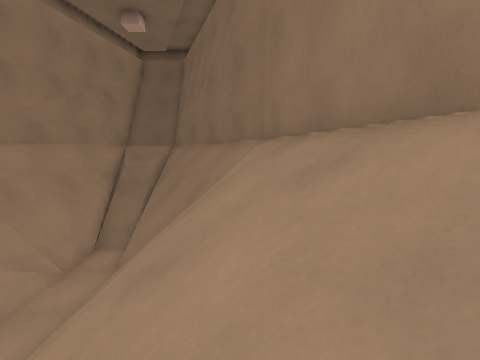
view 1 (above)

12 first-person views from a walk through a Godot game level. The camera is 1.2 m above the floor, tilts 6° down and sees 85° across. The floor is counted in squares, 1 m on a side. Each view is taken from the middle of a square. On the plan, view 1 faces up. The plan holds only what a view shows up to about 12 squares ahead; the rest is blank. The place goes on beyond the plan. Some surface patterns are stand-ins.

view 2
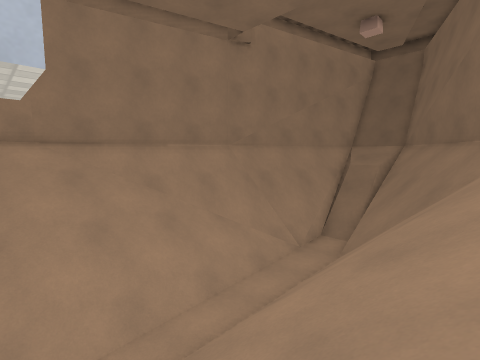

view 3
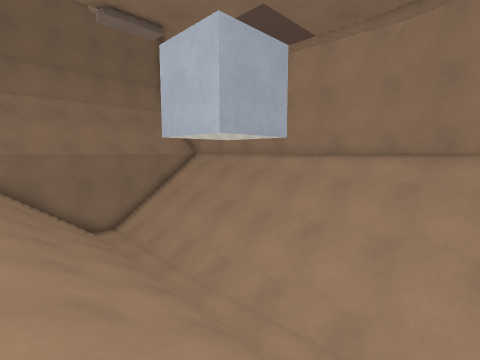

view 4
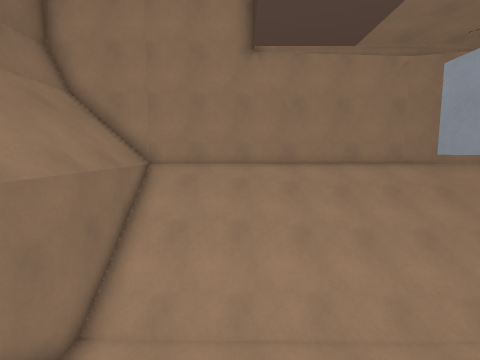

view 5
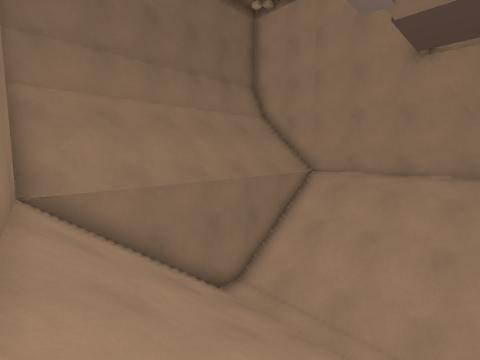

view 6
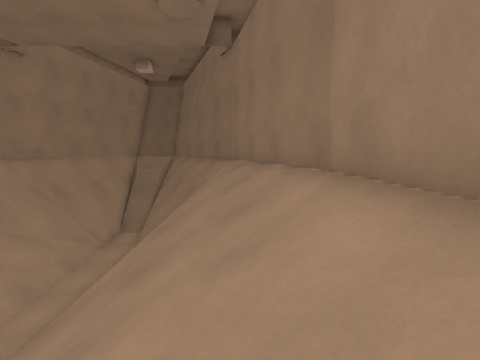

view 7
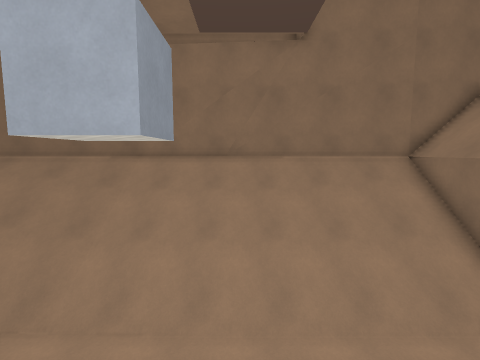

view 8
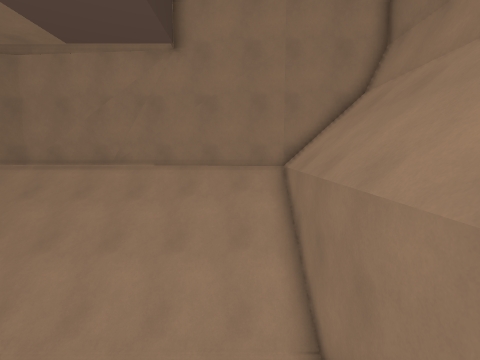

view 9
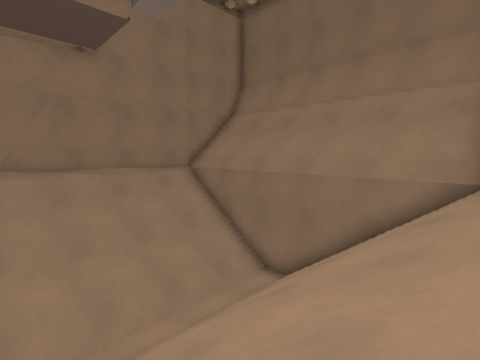

view 10
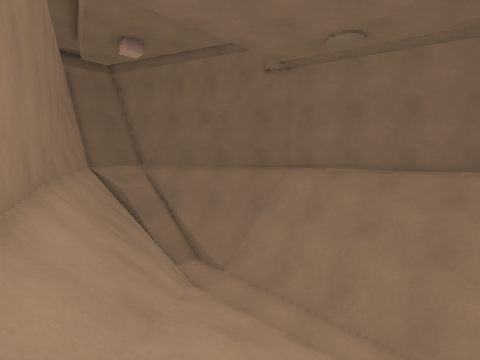

view 11
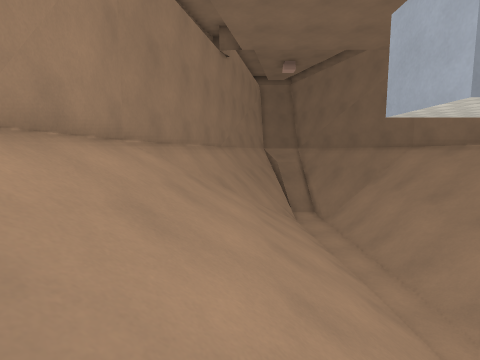

view 12
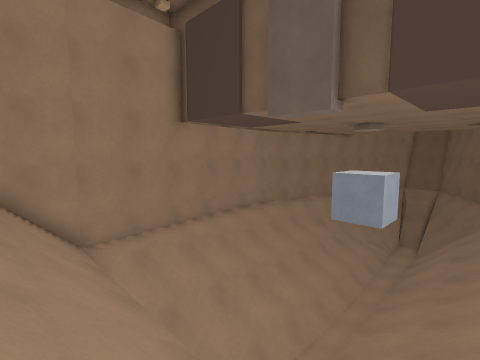

### Floor plan
Key: @ floor where view 1 was taken; # wall or solid block; . floor; / step, stairs or slope; = window, fence, low wall or low ledge.
Columns run from 11 left of view 1 to 3 right of it. Each row starts with its distance up from view 1.
 11      =  #
 10     ##==##
  9   ####=/####
  8   #==#=.#==##
  7  ##////.////#
  6  #/////.////#
  5  #/////.////##
  4  #/////./////#
  3 ##/////./////#
  2 #//////./////##
  1 #//////.//////#
  0 #//////.///@//#
 -1 #//////.//////#
 -2 #//////.//////#
 -3 #//////.//////#
 -4 #//////.//////#
 -5 #//////./////##
 -6 #//////./////#
 -7 #//////./////#
 -8 ##/////./////#
 -9  #/////./////#
-10  #/////./////#
-11  #///////////#
-12  #///////////#
-13  #///////////#
-14  #############

Positions as (right, up) in squares from view 1, and headings:
1: (0, 0), facing up
2: (0, -1), facing up-left
3: (0, 3), facing down-left
4: (1, -7), facing left
5: (2, -4), facing down-left
6: (1, -4), facing up
7: (-9, -4), facing right
8: (-9, -9), facing right
9: (-10, -3), facing down-right
10: (-10, 0), facing up-right
11: (-8, -6), facing up
12: (0, -13), facing up-left
